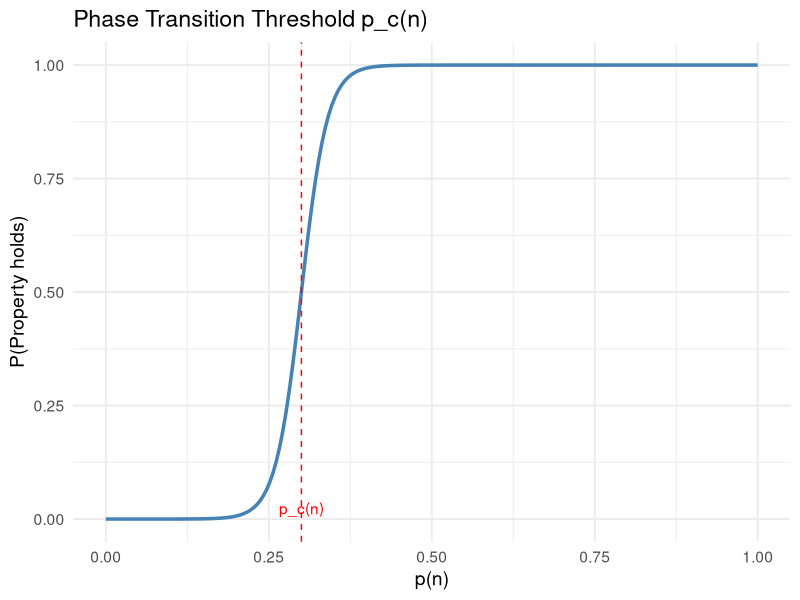

Here is the R script that generated this plot:
## ---- chunk 1
library(ggplot2)

pc <- 0.3  # threshold p_c

# create data: p from 0 to 1, with a sharp transition near p_c
p_vals <- seq(0, 1, length.out = 200)
prob_P <- 1 / (1 + exp(-50 * (p_vals - pc)))  # steep sigmoid

df <- data.frame(p = p_vals, prob = prob_P)

ggplot(df, aes(x = p, y = prob)) +
  geom_line(color = "steelblue", size = 1.2) +
  geom_vline(xintercept = pc, linetype = "dashed", color = "red") +
  annotate("text", x = pc, y = 0.05, label = "p_c(n)", color = "red", vjust = 1.5) +
  labs(
    x = "p(n)",
    y = "P(Property holds)",
    title = "Phase Transition Threshold p_c(n)"
  ) +
  theme_minimal(base_size = 14)
